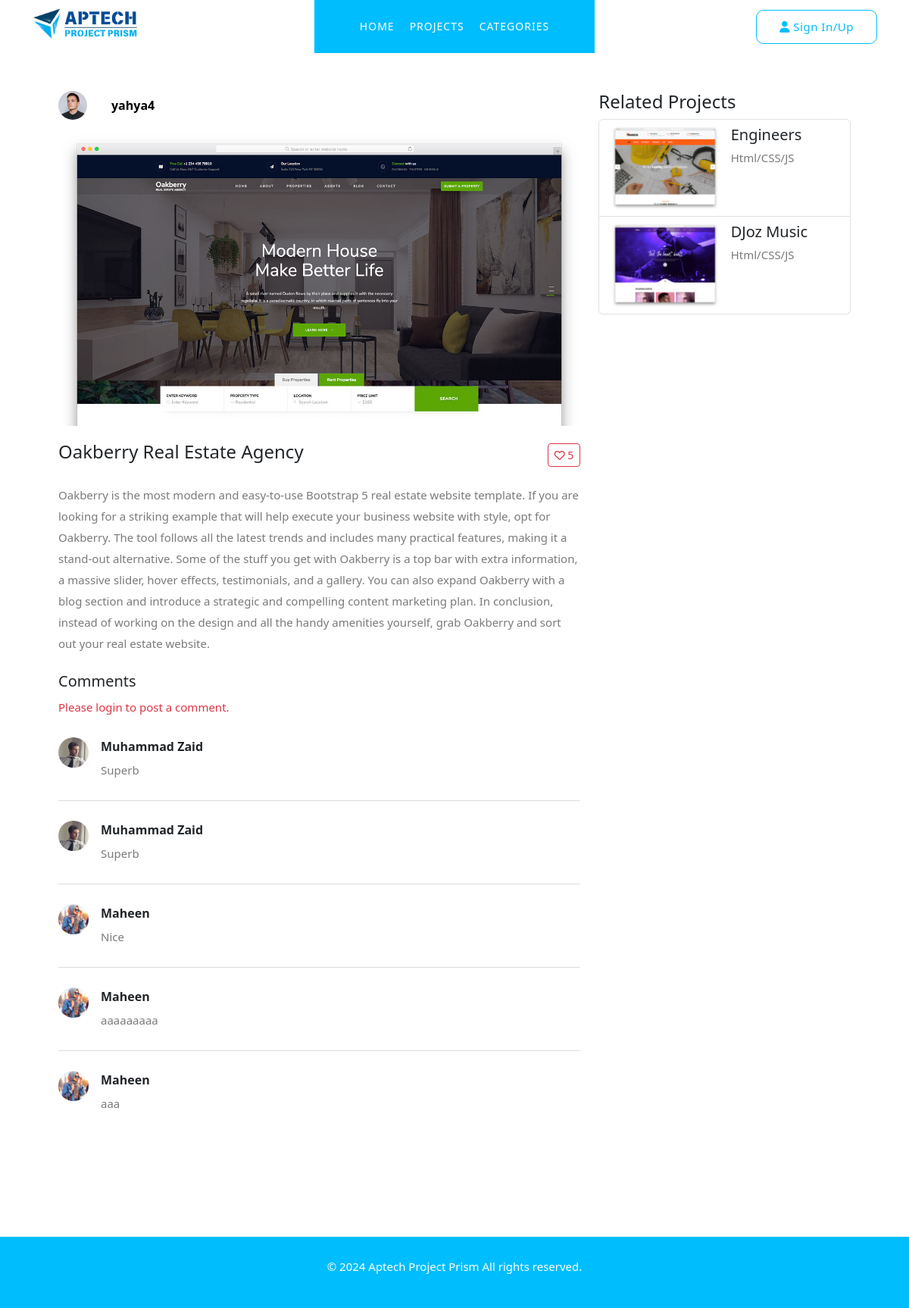
The app's page /view_project.php?p-id=19, older data.
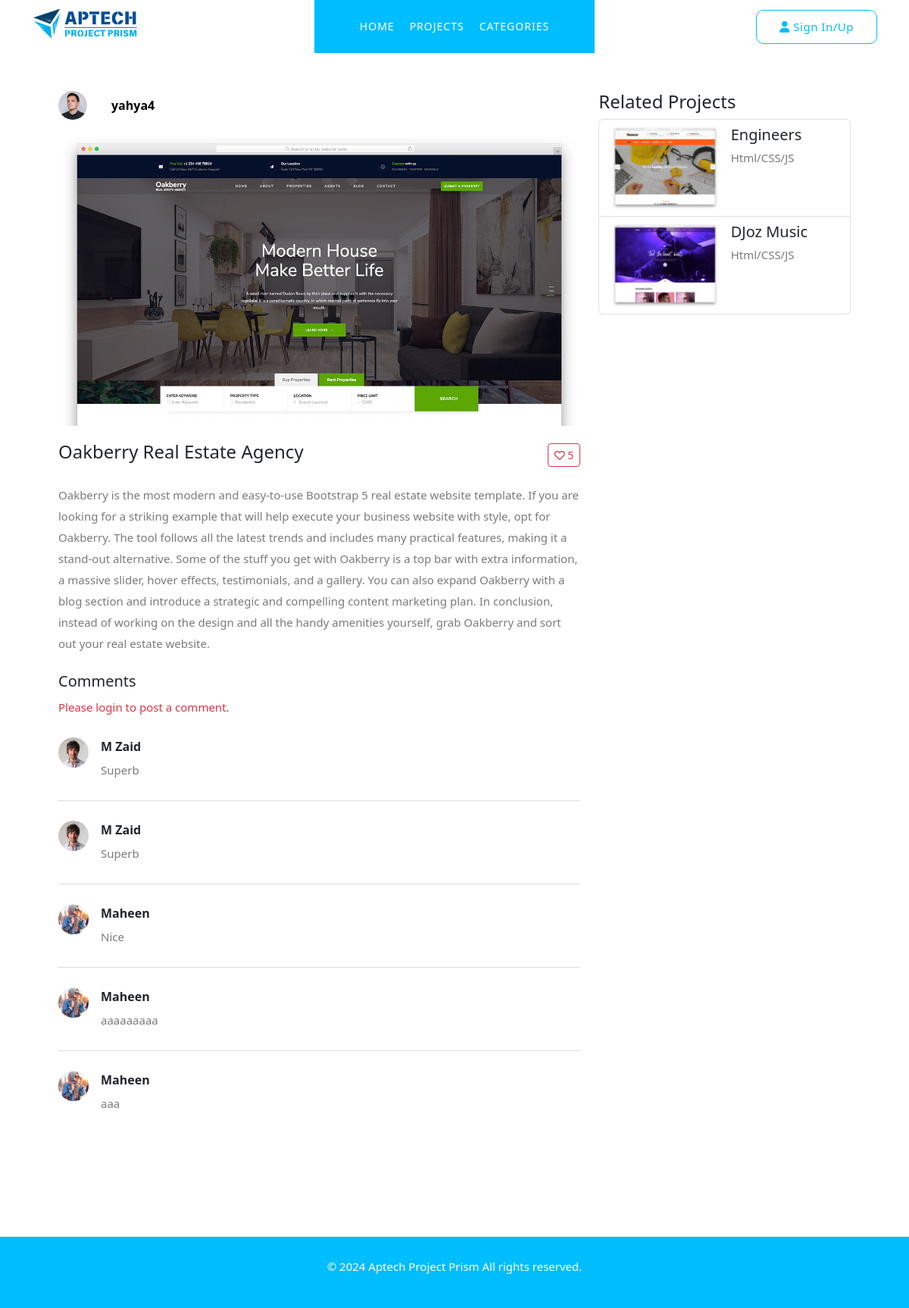
The same page, newer data.
### tables this page shows
CREATE TABLE `project` (
  `project_id` int(11) NOT NULL,
  `project_name` varchar(255) NOT NULL,
  `project_faculty` varchar(255) NOT NULL,
  `project_batchcode` varchar(255) NOT NULL,
  `project_semester` varchar(255) NOT NULL,
  `project_url` text NOT NULL,
  `project_img` varchar(255) NOT NULL,
  `project_desc` text NOT NULL,
  `status` tinyint(4) NOT NULL DEFAULT 1,
  `user_id` int(11) NOT NULL,
  `category` int(11) NOT NULL,
  `Sta` varchar(255) NOT NULL,
  `Statuss` varchar(255) NOT NULL
);

CREATE TABLE `users` (
  `u_id` int(11) NOT NULL,
  `u_name` varchar(255) NOT NULL,
  `u_studentid` varchar(255) NOT NULL,
  `u_number` varchar(255) NOT NULL,
  `u_address` varchar(255) NOT NULL,
  `u_cv` varchar(255) NOT NULL,
  `u_email` varchar(255) NOT NULL,
  `u_password` varchar(255) NOT NULL,
  `u_img` varchar(255) NOT NULL
);

CREATE TABLE `comment` (
  `comment_id` int(11) NOT NULL,
  `comment_message` text NOT NULL,
  `datetime` datetime NOT NULL DEFAULT current_timestamp(),
  `status` tinyint(4) NOT NULL DEFAULT 1,
  `user_id` int(11) NOT NULL,
  `projid` int(11) NOT NULL
);

CREATE TABLE `project_category` (
  `c_id` int(11) NOT NULL,
  `c_name` varchar(255) NOT NULL,
  `c_img` varchar(255) NOT NULL,
  `c_desc` varchar(255) NOT NULL,
  `user_id` int(11) NOT NULL,
  `status` tinyint(4) NOT NULL DEFAULT 1
);

### view_project.php (the view, shortened to what the rows shown need)
<?php
include("includes/header.php");
include("includes/form.php");
include("config.php");
?>
<link href="https://cdn.jsdelivr.net/npm/bootstrap@5.0.2/dist/css/bootstrap.min.css" rel="stylesheet"
>
<link rel="stylesheet" href="https://cdnjs.cloudflare.com/ajax/libs/font-awesome/6.0.0-beta3/css/all.min.css">
<link href="https://cdn.jsdelivr.net/npm/bootstrap-icons@1.10.0/font/bootstrap-icons.css" rel="stylesheet">
<link href="https://stackpath.bootstrapcdn.com/bootstrap/5.3.0/css/bootstrap.min.css" rel="stylesheet">
<section class="popular-categories">
    <div class="container my-5">
        <div class="row">
            <?php
            if (isset($_GET['p-id'])) {
                $pro_id = $_GET['p-id'];
                $fetch_project = "SELECT p.*, u.u_name, u.u_img, u.u_id FROM `project` p INNER JOIN `users` u ON p.user_id = u.u_id WHERE p.project_id = '$pro_id'";
                $fetch_result = mysqli_query($connection, $fetch_project);
                if (mysqli_num_rows($fetch_result) > 0) {
                    while ($row = mysqli_fetch_assoc($fetch_result)) {
                        ?>
                        <div class="col-lg-8 col-md-7">
                            <a href="user_copy.php?u-id=<?php echo $row["u_id"] ?>" style="color: #000;">
                                <div class="row align-items-center mb-3">
                                    <div class="col-auto">
                                        <?php
                                        $userImage = './User-Dashboard/assets/images/user_img/' . $row['u_img'];
                                        ?>
                                        <img src="<?php echo $userImage; ?>" height="50px" width="50px" alt="User Avatar"
                                            class="rounded-circle me-2" style="width: 38px; height: 38px; border-radius: 50%;">
                                    </div>
                                    <div class="col">
                                        <strong class="d-block"><?php echo htmlspecialchars($row['u_name']); ?></strong>
                                    </div>
                                </div>
                            </a>
                            <div class="video-container position-relative">
                            </div>
                            <div class="video-description d-flex align-items-center">
                                <h3 class="me-auto"><?php echo ($row['project_name']); ?></h3>
                                <div class="d-flex flex-wrap align-items-center gap-2">
                                    <div class="d-flex flex-wrap align-items-center gap-2">
                                        <?php
                                        $pro_id = $_GET['p-id'];
                                        $like_count_query = "SELECT COUNT(*) AS total_likes FROM `like` WHERE project_id = '$pro_id'";
                                        $like_count_result = mysqli_query($connection, $like_count_query);
                                        $like_count_row = mysqli_fetch_assoc($like_count_result);
                                        $total_likes = $like_count_row['total_likes'];
                                        $like_icon_class = 'far fa-heart';
                                        if (isset($_SESSION['user_id'])) {
                                            $user_id = $_SESSION['user_id'];
                                            $user_liked_query = "SELECT COUNT(*) AS has_liked FROM `like` WHERE project_id = '$pro_id' AND user_id = '$user_id'";
                                            $user_liked_result = mysqli_query($connection, $user_liked_query);
                                            $user_liked_row = mysqli_fetch_assoc($user_liked_result);
                                            $user_liked = $user_liked_row['has_liked'] > 0;
                                            if ($user_liked) {
                                                $like_icon_class = 'fas fa-heart';
                                            }
                                        } else {
                                            $user_id = null;
                                        }
                                        ?>
                                        <div class="d-flex flex-wrap align-items-center gap-2">
                                            <button class="btn btn-outline-danger btn-sm" id="likeButton"
                                                data-postid="<?php echo $pro_id; ?>" data-userid="<?php echo $user_id; ?>">
                                                <i id="likeIcon" class="<?php echo $like_icon_class; ?>"></i>
                                                <span id="likeCount"><?php echo $total_likes; ?></span>
                                            </button>
                                        </div>
                                    </div>
                                </div>
                            </div>
                            <p><?php echo ($row['project_desc']); ?></p>
                            <?php
                            $is_logged_in = isset($_SESSION['user_id']);
                            $user_id = $is_logged_in ? $_SESSION['user_id'] : null;
                            ?>
                            <div class="mt-4">
                                <?php if ($is_logged_in): ?>
                                    <h5><span id="commentCount">
                                            <?php
                                            $pid = $_GET['p-id'];
                                            $count_query = "SELECT COUNT(*) AS total_comments FROM `comment` WHERE projid = '$pid'";
                                            $count_result = mysqli_query($connection, $count_query);
                                            $count_row = mysqli_fetch_assoc($count_result);
                                            echo $count_row['total_comments'];
                                            ?>
                                        </span> Comments</h5>
                                <?php else: ?>
                                    <h5><span id="commentCount" style="display: none;">
                                            <?php
                                            $pid = $_GET['p-id'];
                                            ?>
                                        </span> Comments</h5>
                                <?php endif; ?>
                                <?php if ($is_logged_in): ?>
                                    <?php
                                    if (isset($_POST['addcomment'])) {
                                        $comment_message = $_POST['comment-message'];
                                        $user_id = $_POST['user_id'];
                                        $prid = $_GET['p-id'];
                                        if (!empty($comment_message)) {
                                            $check_comment = "SELECT COUNT(*) AS existing_comments FROM `comment`
                                  WHERE comment_message = '$comment_message'
                                  AND user_id = '$user_id'
                                  AND projid = '$prid'";
                                            $check_result = mysqli_query($connection, $check_comment);
                                            $check_row = mysqli_fetch_assoc($check_result);
                                            if ($check_row['existing_comments'] == 0) {
                                                $insert_comment = "INSERT INTO `comment` (`comment_id`, `comment_message`, `status`, `user_id`,`projid`)
                    VALUES (NULL, '$comment_message', 1, '$user_id','$prid')";
                                                $comment_result = mysqli_query($connection, $insert_comment);
                                            } else {
                                                echo '<p class="text-warning">This comment already exists.</p>';
                                            }
                                        }
                                    }
                                    ?>
                                    <form method="POST" enctype="multipart/form-data">
                                        <div class="comment-section">
                                            <input type="hidden" name="user_id" value="<?php echo $_SESSION['user_id']; ?>">
                                            <div class="comment-input d-flex align-items-start">
                                                <?php
                                                if (isset($_SESSION['user_image']) && !empty($_SESSION['user_image'])) {
                                                    $userImage = './User-Dashboard/assets/images/user_img/' . $_SESSION['user_image'];
                                                } else {
                                                    $userImage = './User-Dashboard/assets/images/user_img/default-avatar.png';
                                                }
                                                ?>
                                                <img src="<?php echo $userImage; ?>" alt="User Avatar" class="rounded-circle me-3"
                                                    height="40px" width="40px">
                                                <div class="w-100">
                                                    <textarea class="form-control" rows="3" name="comment-message" id="comment-message"
                                                        placeholder="Add a comment..." required></textarea>
                                                    <div class="comment-actions mt-2">
                                                        <input type="submit" name="addcomment" class="btn btn-primary" value="Post">
                                                    </div>
                                                </div>
                                            </div>
                                        </div>
                                    </form>
                                <?php else: ?>
                                    <p class="text-danger">Please login to post a comment.</p>
                                <?php endif; ?>
                                <?php
                                $fetch_comment = "SELECT c.*, u.u_name, u.u_img
        FROM `comment` c
        INNER JOIN `users` u ON c.user_id = u.u_id
        WHERE c.projid = '$pid'
        ORDER BY c.comment_id DESC";
                                $fetch_result = mysqli_query($connection, $fetch_comment);
                                if (mysqli_num_rows($fetch_result) > 0) {
                                    while ($row = mysqli_fetch_assoc($fetch_result)) {
                                        ?>
                                        <div class="comment-item d-flex mb-3">
                                            <img src="<?php echo './User-Dashboard/assets/images/user_img/' . $row['u_img']; ?>"
                                                class="rounded-circle me-3" height="40px" width="40px" alt="User Avatar">
                                            <div class="flex-grow-1">
                                                <strong><?php echo htmlspecialchars($row['u_name'], ENT_QUOTES, 'UTF-8'); ?></strong>
                                                <p class="comment-text" data-id="<?php echo $row['comment_id']; ?>">
                                                    <?php echo htmlspecialchars($row['comment_message'], ENT_QUOTES, 'UTF-8'); ?>
                                                </p>
                                            </div>
                                        </div>
                                        <?php
                                    }
                                } else {
                                    echo "<p>No comments yet.</p>";
                                }
                                ?>
                            </div>
                        </div>
                        <div class="col-lg-4 col-md-5">
                            <h4>Related Projects</h4>
                            <div class="list-group">
                                <?php
                                $pro_id = $_GET['p-id'];
                                $current_project_query = "SELECT category FROM `project` WHERE project_id = '$pro_id'";
                                $current_project_result = mysqli_query($connection, $current_project_query);
                                $current_project_row = mysqli_fetch_assoc($current_project_result);
                                $current_category_id = $current_project_row['category'];
                                $fetch_project = "SELECT * FROM `project` AS p
                        INNER JOIN `project_category` AS c
                        ON p.category = c.c_id
                        WHERE p.status = 1 AND p.category = '$current_category_id'
                        AND p.project_id != '$pro_id'
                        ORDER BY p.project_id DESC";
                                $fetch_result = mysqli_query($connection, $fetch_project);
                                if (mysqli_num_rows($fetch_result) > 0) {
                                    while ($row = mysqli_fetch_assoc($fetch_result)) {
                                        ?>
                                        <a href="view_project.php?p-id=<?php echo $row["project_id"] ?>"
                                            class="list-group-item list-group-item-action d-flex align-items-start">
                                            <img src="<?php echo './User-Dashboard/assets/images/project_img/' . $row["project_img"]; ?>"
                                                alt="" class="me-3">
                                            <div class="w-100">
                                                <h5 class="mb-1"><?php echo ($row['project_name']); ?></h5>
                                                <p class="mb-1"><?php echo ($row['c_name']); ?></p>
                                            </div>
                                        </a>
                                        <?php
                                    }
                                }
                                ?>
                            </div>
                        </div>
                        <?php
                    }
                }
            }
            ?>
        </div>
    </div>
</section>
<?php
include("includes/footer.php");
?>

Row changes from the older to the newer data that the page shows:
changed through a linked row, comment (number 1 of 5 on the later page): user.u_img: a different picture; user.u_name "Muhammad Zaid" → "M Zaid"
changed through a linked row, comment (number 2 of 5 on the later page): user.u_img: a different picture; user.u_name "Muhammad Zaid" → "M Zaid"
